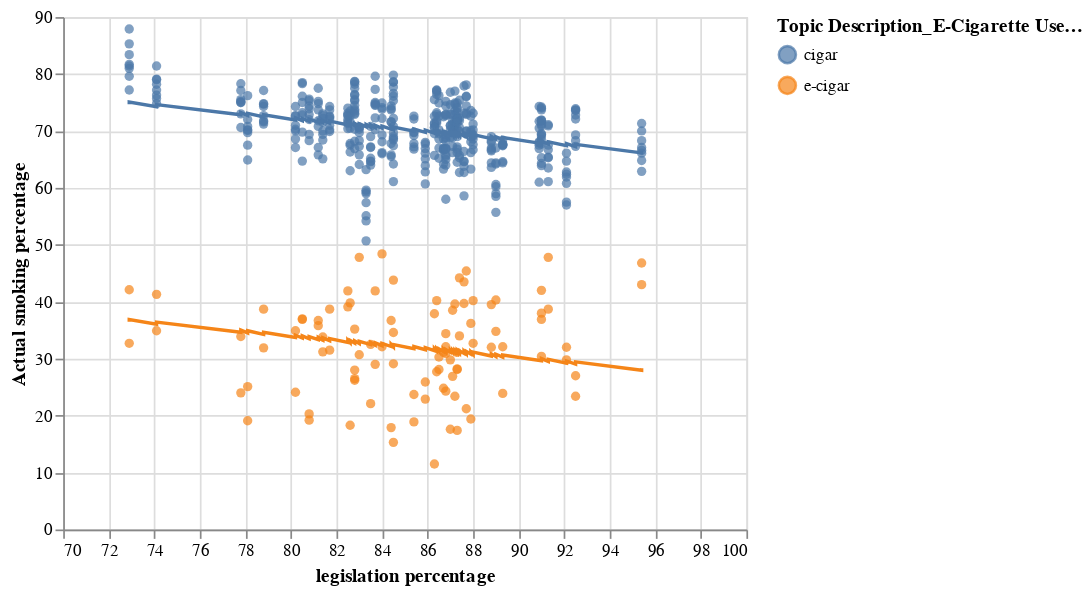

Notebook cell for this chart:
### Code cell
visuals=x_df
for i in range(0,len(visuals)):
    if visuals.iloc[i,0] ==1:
        visuals.iloc[i,0]='e-cigar'
    elif visuals.iloc[i,0] ==0:
        visuals.iloc[i,0]='cigar'
for i in range(0,len(visuals)):
    if visuals.iloc[i,1] ==1:
        visuals.iloc[i,1]='Male'
    elif visuals.iloc[i,1] ==0:
        visuals.iloc[i,1]='Female'
visuals=visuals.reset_index()
visuals=visuals.drop(columns=['index'])
visuals['predicted values']=mlr. predict(x_mx)
visuals['actual values']=y
visuals['residuals'] = visuals['actual values'] - visuals['predicted values']
scatter_chart = alt.Chart(visuals).mark_circle().encode(
    x=alt.X('legislation', axis=alt.Axis(title='legislation percentage'),
           scale=alt.Scale(domain=[70, 100])),
    y=alt.Y('actual values', axis=alt.Axis(title='Actual smoking percentage')),
    color=alt.Color('Topic Description_E-Cigarette Use (Adults)')
)
# construct Regression scatter plot + line
mlr_lines = scatter_chart.mark_line(color = 'red').encode(y = 'predicted values')
scatter_chart + mlr_lines

### Figure 1 — Vega-Lite specification as saved in the notebook (floating-point values rounded to 4 significant figures; data arrays with more than 128 entries replaced by an {"elided": "..."} marker saying what was removed)
{"config": {"view": {"continuousWidth": 400, "continuousHeight": 300}}, "layer": [{"mark": "circle", "encoding": {"color": {"field": "Topic Description_E-Cigarette Use (Adults)", "type": "nominal"}, "x": {"axis": {"title": "legislation percentage"}, "field": "legislation", "scale": {"domain": [70, 100]}, "type": "quantitative"}, "y": {"axis": {"title": "Actual smoking percentage"}, "field": "actual values", "type": "quantitative"}}}, {"mark": {"type": "line", "color": "red"}, "encoding": {"color": {"field": "Topic Description_E-Cigarette Use (Adults)", "type": "nominal"}, "x": {"axis": {"title": "legislation percentage"}, "field": "legislation", "scale": {"domain": [70, 100]}, "type": "quantitative"}, "y": {"field": "predicted values", "type": "quantitative"}}}], "data": {"name": "data-7452a6ac57f97c5ba2ea5da12aae90e9"}, "$schema": "https://vega.github.io/schema/vega-lite/v4.17.0.json", "datasets": {"data-7452a6ac57f97c5ba2ea5da12aae90e9": {"elided": "506 records"}}}
